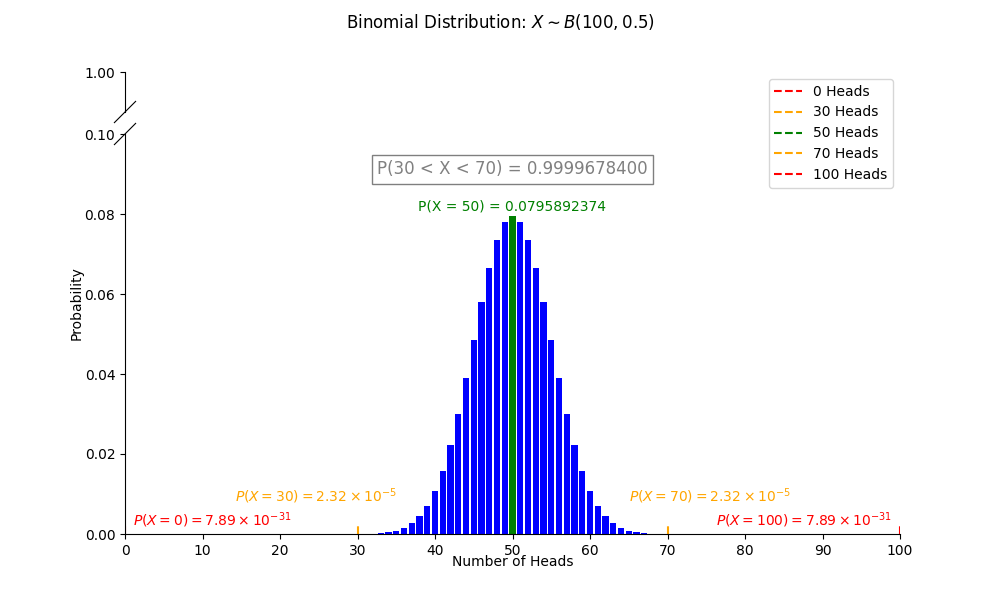

This chart was generated by the following Python code:
import numpy as np
import matplotlib.pyplot as plt
from scipy.stats import binom
from brokenaxes import brokenaxes
import math

# Parameters
n = 100
p = 0.5
l = 30  # lower bound
u = n - l  # upper bound

# Binomial distribution
x = np.arange(0, n+1)
pmf = binom.pmf(x, n, p)

# Calculate the cumulative probability for the range l to u heads
p_lu = binom.cdf(u, n, p) - binom.cdf(l-1, n, p)
t_lu = f'P({l} < X < {u}) = {p_lu:.10f}'

# Calculate the probabilities for X = 0,50,100
p_0 = binom.pmf(0, n, p)
m0 = np.floor(np.log10(np.abs(p_0)))
m = p_0 / 10**m0
t_0 = f'$P(X=0)={m:.2f}\\times10^{{{int(m0)}}}$'
p_50 = binom.pmf(50, n, p)
t_50 = f'P(X = 50) = {p_50:.10f}'
p_100 = binom.pmf(100, n, p)
m10 = np.floor(np.log10(np.abs(p_100)))
m = p_100 / 10**m10
t_100 = f'$P(X=100)={m:.2f}\\times10^{{{int(m10)}}}$'

# Calculate the probabilities for x=30 and x=70
p_30 = pmf[30]
p_70 = pmf[70]

# Calculate the mantissas and exponents
m30 = p_30 / 10**np.floor(np.log10(np.abs(p_30)))
m30_10 = np.floor(np.log10(np.abs(p_30)))

m70 = p_70 / 10**np.floor(np.log10(np.abs(p_70)))
m70_10 = np.floor(np.log10(np.abs(p_70)))

# Create the text strings
t_30 = f'$P(X=30)={m30:.2f}\\times10^{{{int(m30_10)}}}$'
t_70 = f'$P(X=70)={m70:.2f}\\times10^{{{int(m70_10)}}}$'

# Create the plot with a broken y-axis
fig = plt.figure(figsize=(10, 6))
bax = brokenaxes(xlims=((0, 100),), ylims=((0, 0.1), (0.99, 1)), hspace=0.1)
# Plot the binomial distribution
bax.bar(x, pmf, color='blue', edgecolor='blue', linewidth=0)
bax.bar(50, pmf[50], color='green', edgecolor='green', linewidth=0)
# Add 30, 50, 70, 100 to the plot# Add legend
bax.plot([0, 0], [0, 0.002], color='red', linestyle='--', label='0 Heads')
bax.text(1, 0.001, t_0, ha='left', va='bottom', color='red')
bax.plot([l, l], [0, 0.002], color='orange', linestyle='--', label=f'{l} Heads')
bax.text(35, 0.007, t_30, ha='right', va='bottom', color='orange')
bax.plot([50, 50], [0, pmf[50]], color='green', linestyle='--', label='50 Heads')
bax.text(50, 0.08, t_50, ha='center', va='bottom', color='green')
bax.plot([u, u], [0, 0.002], color='orange', linestyle='--', label=f'{u} Heads')
bax.text(65, 0.007, t_70, ha='left', va='bottom', color='orange')
bax.plot([100, 100], [0, 0.002], color='red', linestyle='--', label='100 Heads')
bax.text(99, 0.001, t_100, ha='right', va='bottom', color='red')

bax.legend()
# Add cumulative probability text to the plot
bax.text(50, 0.09, t_lu, fontsize=12, ha='center', color='grey', bbox=dict(facecolor='white', alpha=0.5))

# Set x-ticks to go in steps of 10
bax.set_xticks(np.arange(0, n+1, 10))

# Title and labels
fig.suptitle(r'Binomial Distribution: $X \sim B(100, 0.5)$')
bax.set_xlabel('Number of Heads')
bax.set_ylabel('Probability')

# Save the plot
plt.savefig('binomial.png')
plt.show()
